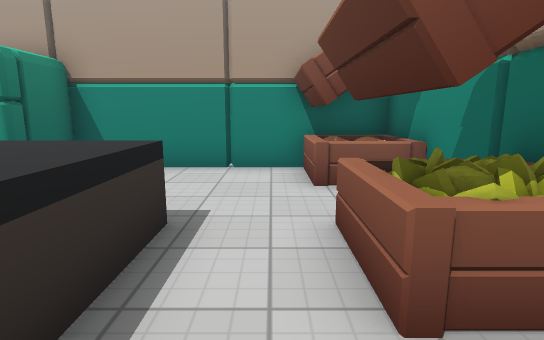
[1] (above)

18 first-person views from a walk through a level from a Godot 3-D game. The camera is 1.3 m above the floor, tilts 10° down and sees 80° across. The floor is counted in squares, 1 m on a side. Each view is taken from the middle of a square. On the plan, view 1 faces up. The plan holds only what a view shows up to about 14 squares ahead; the rest is blank. Some surface patterns are stand-ins.

[2]
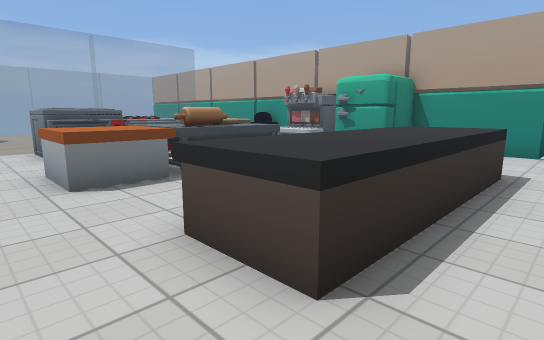

[3]
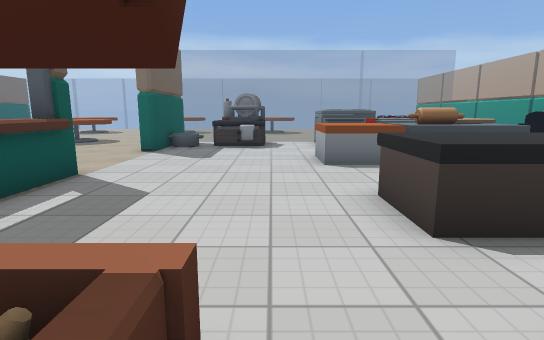

[4]
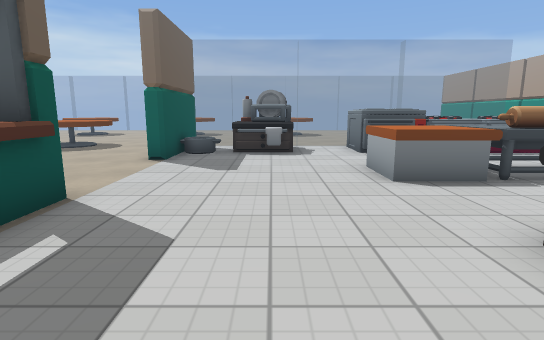

[5]
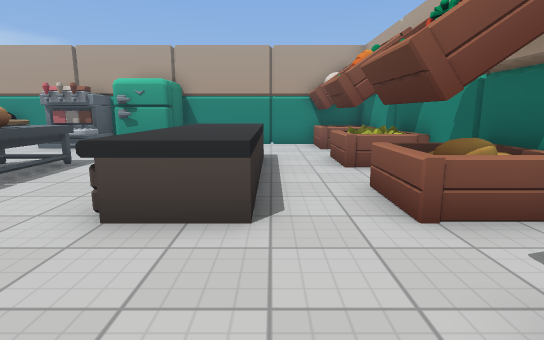

[6]
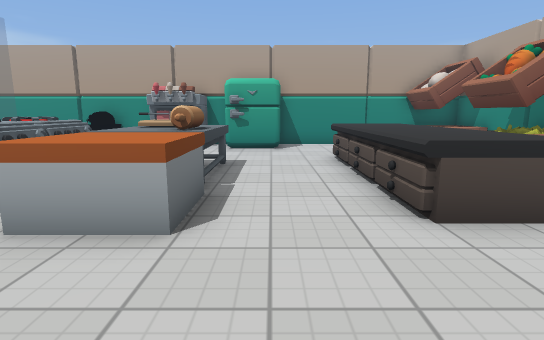

[7]
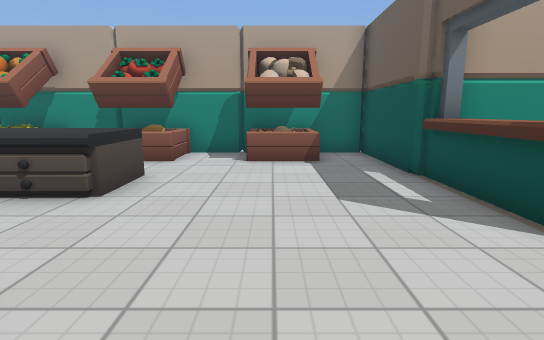

[8]
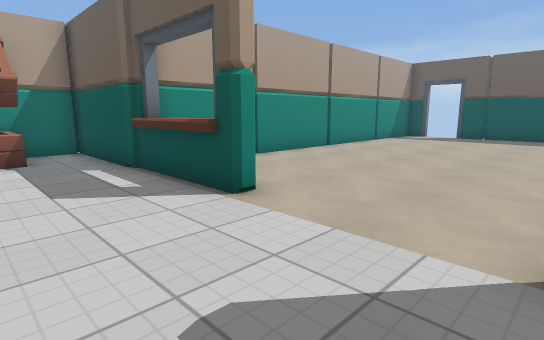

[9]
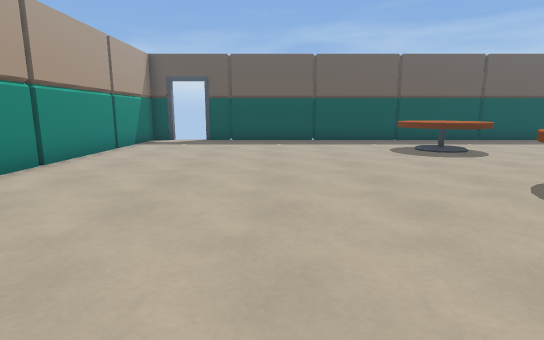

[10]
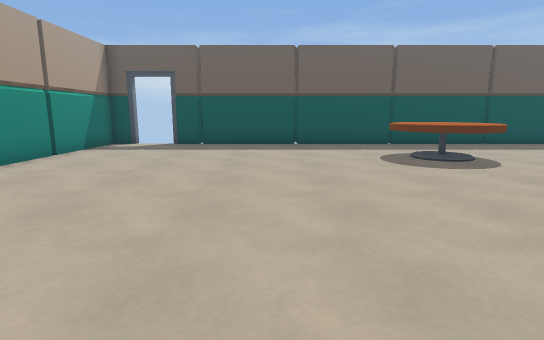

[11]
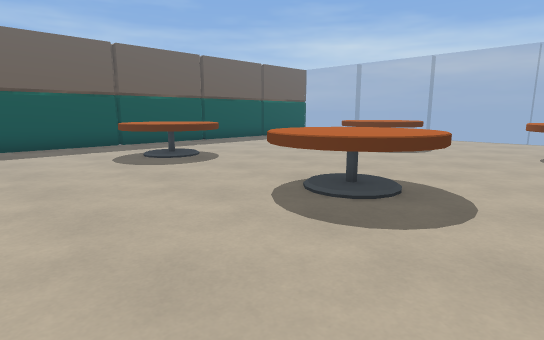

[12]
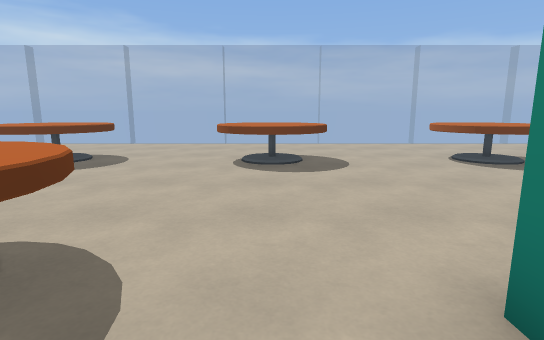

[13]
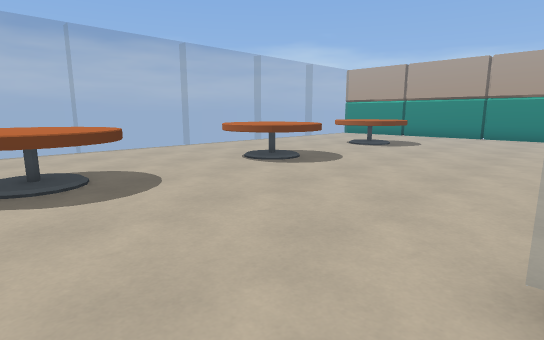

[14]
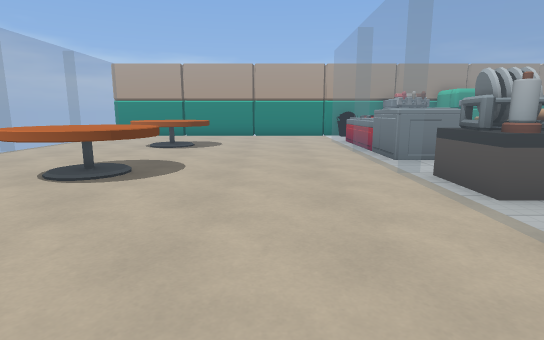

[15]
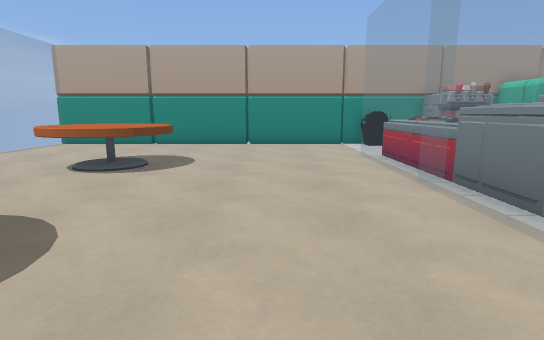

[16]
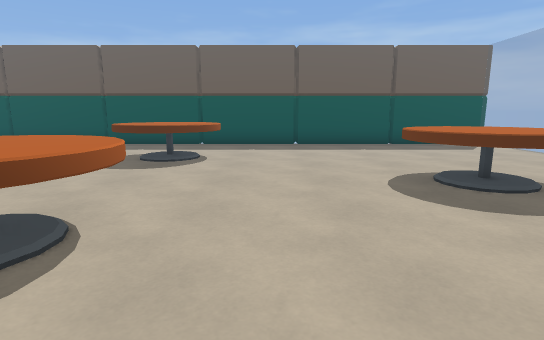

[17]
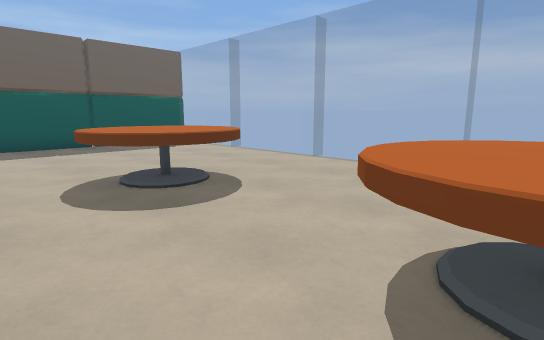

[18]
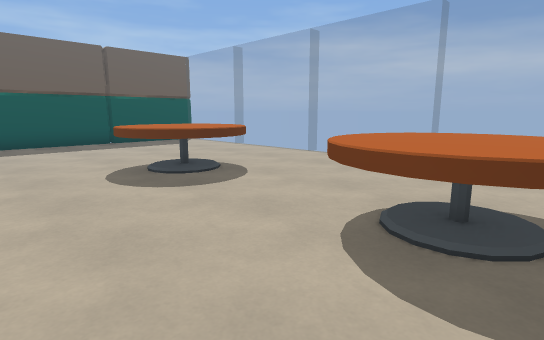

### Floor plan
Points are (right, up) in squares from view 1. A wall is a line through its corners. A room is listed if a view was taken in it or the views show most of it. See-through windows are left out.
Room 1 (views 1, 2, 3, 4, 5, 6, 7, 8, 9)
walls: (-7.4, 1) (-7.9, 1); (-7.1, 2.2) (-7.1, 1.4); (-11, -4.5) (-11.3, -5.8); (-11.3, -4.5) (-11.6, -5.6); (-11.5, -5.2) (-11.2, -5.6); (-6.9, 7.7) (-7.8, 7.7); (0.8, -4.4) (1.4, -4.4); (-11.9, -5.6) (-12.3, -5.5); (-4.5, -8) (-1.5, -8); (-5, -8.2) (-1.2, -8.2); (-9.6, 7.7) (-14.6, 7.7); (2.7, 1.8) (0.8, 1.8) (0.8, 3.7); (2.8, -2.3) (0.8, -2.3) (0.8, -0.3); (-1.2, -8) (2.8, -8) (2.8, 7.7); (0.8, -6.4) (0.8, -4.3) (1.4, -4.7); (2.7, 5.8) (0.8, 5.8) (0.8, 7.7); (-13, -8) (-9, -8) (-9, -8.5); (2.5, 7.7) (-4.8, 7.7)
low walls: (-6.3, 2.2) (-6.3, 0.4); (-6.4, 2.2) (-8, 2.2); (-7.9, 1.6) (-7.9, 0.9); (-6.1, 2.5) (-6.1, 0.4); (-3.2, -2.3) (-3.2, 3.8); (-1.2, 3.8) (-1.2, -2.3) (-3, -2.3) (-3, 1.4); (-10.3, -4.5) (-10.3, -6.1); (-10.7, -4.2) (-10.7, -6.4); (1.4, 1.8) (1.1, 2.4); (-11.9, -6.3) (-12.6, -6.3); (2.3, 2.5) (1.9, 2.4) (1.8, 2.8)
ways out: opening at (-13.7, 6) to room 2; opening at (-7, -8) to room 2; opening at (-3, -8.5) to room 2
objects: oven (-12, -2) to (-11, 0); stove (-12, 1) to (-11, 2); stove (-12, 3) to (-11, 4); bin (-12, 7) to (-11, 7); machine (-9, 6) to (-8, 7); table (-8, -2) to (-6, -1); other object (-7, 0) to (-6, 1); fridge (-6, 6) to (-5, 7)
Room 2 (views 10, 11, 12, 13, 14, 15, 16, 17, 18)
walls: (-12.5, -8.5) (-13, -8.5); (-12.3, -5.5) (-12, -4.4); (-12.5, -5.4) (-12.2, -4.3); (-25, -23.7) (-3.8, -23.7); (-2.2, -23.7) (-1.3, -23.7) (-1.3, -8.8); (-14.6, 7.7) (-25, 7.7)
low walls: (-12.6, -6.3) (-12.6, -4.2)
ways out: opening at (-13.7, 6) to room 1; opening at (-7, -8) to room 1; opening at (-3, -8.5) to room 1; gap at (-4, -24); gap at (-2, -24)
objects: table (-21, -17) to (-19, -15); table (-21, -11) to (-19, -9); table (-21, -5) to (-19, -3); table (-21, 1) to (-19, 3); table (-14, -21) to (-12, -18); table (-14, -14) to (-12, -12)

Where each view was taken, in squares from view 1:
view 1: 0 up, 0 right, facing up
view 2: 4 down, 0 right, facing up-left
view 3: 4 down, 2 right, facing left
view 4: 5 down, 0 right, facing left
view 5: 6 down, 1 left, facing up
view 6: 6 down, 5 left, facing up
view 7: 5 down, 8 left, facing right
view 8: 5 down, 9 left, facing down-right
view 9: 8 down, 7 left, facing down
view 10: 10 down, 8 left, facing down
view 11: 10 down, 8 left, facing down-left
view 12: 10 down, 11 left, facing left
view 13: 11 down, 13 left, facing up-left
view 14: 11 down, 16 left, facing up
view 15: 6 down, 16 left, facing up
view 16: 10 down, 16 left, facing down
view 17: 10 down, 17 left, facing down-left
view 18: 9 down, 16 left, facing down-left
